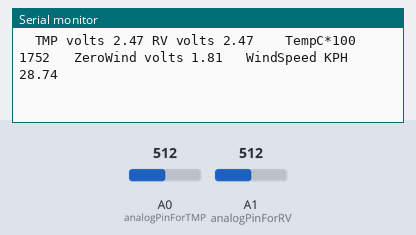
A sketch run on a simulated Arduino Uno, built with avr-gcc and run on an emulated ATmega328P. On the bench: the last lines printed to the serial monitor. Inputs (shaded band) come from the test bench; at power-on: A1 (analogPinForRV) = 512, A0 (analogPinForTMP) = 512.

Above: at 1.2 s.
1.3 s: A1 (analogPinForRV) set to 387
At 1.6 s:
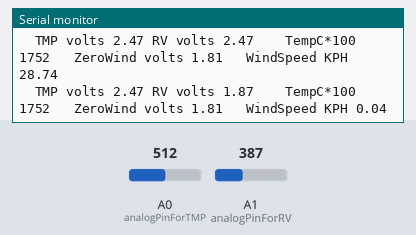
2.8 s: A1 (analogPinForRV) set to 361
At 3.04 s:
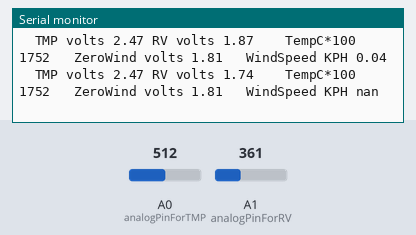
7.7 s: A1 (analogPinForRV) set to 449
At 7.76 s:
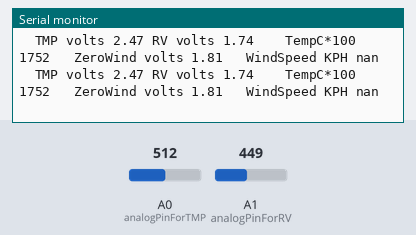
9.2 s: A1 (analogPinForRV) set to 472
At 9.2 s:
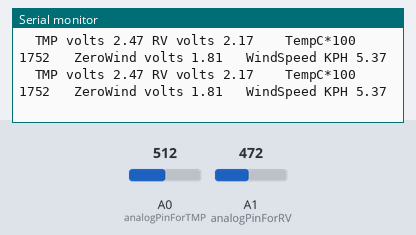
Timing chart, 0 to 11.7 s (numbered marks = the images above; inputs shaded):
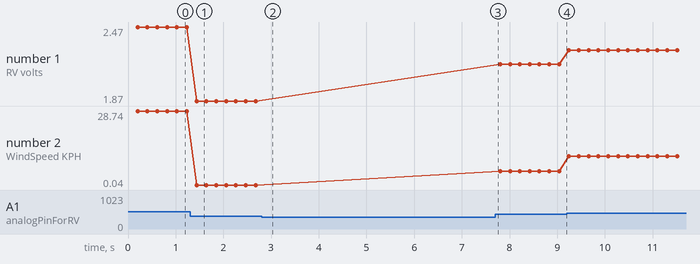

Measured:
- the behaviour switches between 375 and 374 on A1 (analogPinForRV) (found by bisection; images 1 and 2)
- the behaviour switches between 462 and 463 on A1 (analogPinForRV) (found by bisection; images 3 and 4)
- after the input at 1.3 s, the serial monitor: prints a new line after 0.14 s (image 1)
- after the input at 2.8 s, the serial monitor: prints a new line after 0.08 s (image 2)
- plotted number 1: 2.47 → 1.87 after the input at 1.3 s, 1.87 → 2.17 after the input at 7.7 s, 2.17 → 2.28 after the input at 9.2 s
- plotted number 2: 28.74 → 0.04 after the input at 1.3 s, 0.04 → 5.37 after the input at 7.7 s, 5.37 → 11.22 after the input at 9.2 s

The sketch:

WindSensorCalibration.ino
```cpp
/* Pin-out wires:
 *      Red: 5V
 *    Black: GNV
 *     Blue: TMP
 *    Green: RV
 * Not used: OUT
 */


/* Modern Device Wind Sensor Sketch for Rev C Wind Sensor
 This sketch is only valid if the wind sensor if powered from
 a regulated 5 volt supply. An Arduino or Modern Device BBB, RBBB
 powered from an external power supply should work fine. Powering from
 USB will also work but will be slightly less accurate in our experience.

When using an Arduino to power the sensor, an external power supply is better. Most Arduinos have a
 polyfuse which protects the USB line. This fuse has enough resistance to reduce the voltage
 available to around 4.7 to 4.85 volts, depending on the current draw.

 The sketch uses the on-chip temperature sensing thermistor to compensate the sensor
 for changes in ambient temperature. Because the thermistor is just configured as a
 voltage divider, the voltage will change with supply voltage. This is why the
 sketch depends upon a regulated five volt supply.

 Other calibrations could be developed for different sensor supply voltages, but would require
 gathering data for those alternate voltages, or compensating the ratio.

 Hardware Setup:
 Wind Sensor Signals    Arduino
 GND                    GND
 +V                     5V
 RV                     A1    // modify the definitions below to use other pins
 TMP                    A0    // modify the definitions below to use other pins


 Paul Badger 2014

 Hardware setup:
 Wind Sensor is powered from a regulated five volt source.
 RV pin and TMP pin are connected to analog innputs.

 */


#define analogPinForRV    1   // change to pins you the analog pins are using
#define analogPinForTMP   0

// to calibrate your sensor, put a glass over it, but the sensor should not be
// touching the desktop surface however.
// adjust the zeroWindAdjustment until your sensor reads about zero with the glass over it.

const float zeroWindAdjustment =  0.31; // negative numbers yield smaller wind speeds and vice versa.
const float board_voltage = 4.94; // measure the board voltage and write here

int TMP_Therm_ADunits;  //temp termistor value from wind sensor
float RV_Wind_ADunits;    //RV output from wind sensor
float RV_Wind_Volts;
unsigned long lastMillis;
int TempCtimes100;
float zeroWind_ADunits;
float zeroWind_volts;
float WindSpeed_KPH;

void setup() {

  Serial.begin(57600);   // faster printing to get a bit better throughput on extended info
  // remember to change your serial monitor

  Serial.println("start");
  // put your setup code here, to run once:

  //   Uncomment the three lines below to reset the analog pins A2 & A3
  //   This is code from the Modern Device temp sensor (not required)
//  pinMode(A2, INPUT);        // GND pin
//  pinMode(A3, INPUT);        // VCC pin
//  digitalWrite(A3, LOW);     // turn off pullups

}

void loop() {
  if (millis() - lastMillis > 200){ // read every 200 ms - printing slows this down further

    TMP_Therm_ADunits = analogRead(analogPinForTMP);
    RV_Wind_ADunits = analogRead(analogPinForRV);
    RV_Wind_Volts = (RV_Wind_ADunits * board_voltage / 1023.0);


    // these are all derived from regressions from raw data as such they depend on a lot of experimental factors
    // such as accuracy of temp sensors, and voltage at the actual wind sensor, (wire losses) which were unaccouted for.
    TempCtimes100 = (0.005 *((float)TMP_Therm_ADunits * (float)TMP_Therm_ADunits)) - (16.862 * (float)TMP_Therm_ADunits) + 9075.4;

    zeroWind_ADunits = -0.0006*((float)TMP_Therm_ADunits * (float)TMP_Therm_ADunits) + 1.0727 * (float)TMP_Therm_ADunits + 47.172;  //  13.0C  553  482.39

    zeroWind_volts = (zeroWind_ADunits * board_voltage / 1023.0) - zeroWindAdjustment;

    // This from a regression from data in the form of
    // Vraw = V0 + b * WindSpeed ^ c
    // V0 is zero wind at a particular temperature
    // The constants b and c were determined by some Excel wrangling with the solver.

   WindSpeed_KPH = 1.609344 * pow(((RV_Wind_Volts - zeroWind_volts) /.2300) , 2.7265);

    // Output to Serial Monitor
    Serial.print("  TMP volts ");
    Serial.print(TMP_Therm_ADunits * board_voltage / 1023.0);

    Serial.print(" RV volts ");
    Serial.print((float)RV_Wind_Volts);

    Serial.print("\t  TempC*100 ");
    Serial.print(TempCtimes100 );

    Serial.print("   ZeroWind volts ");
    Serial.print(zeroWind_volts);

    Serial.print("   WindSpeed KPH ");
    Serial.println((float)WindSpeed_KPH);
    lastMillis = millis();
  }

}
```
